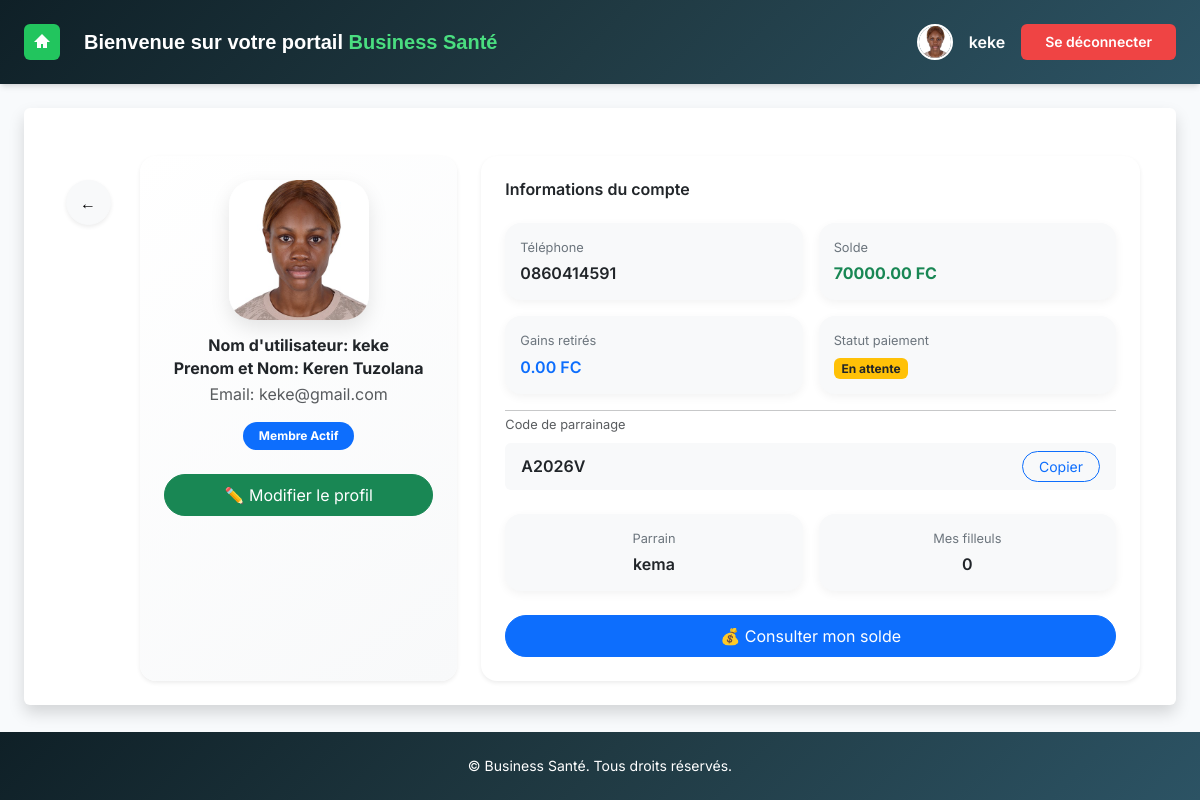
Page /profile/ (signed in) on the committed database.
### core/models.py (models this page shows, shortened)
class CustomUser(AbstractUser):
    parrain = models.ForeignKey('self', on_delete=models.SET_NULL, null=True, blank=True,  related_name="filleul")
    gains = models.DecimalField(max_digits=10, decimal_places=2, default=0.00)
    first_name = models.CharField(max_length=150, null=True, blank=True)
    last_name = models.CharField(max_length=150,null=True, blank=True)
    telephone = models.CharField(max_length=20, blank=True)

class Profil(models.Model):
    utilisateur = models.OneToOneField(
    settings.AUTH_USER_MODEL,
    on_delete=models.CASCADE,
    related_name="profil"
)
    solde = models.DecimalField(max_digits=12, decimal_places=2, default=0)
    gains_retires = models.DecimalField(max_digits=12, decimal_places=2, default=0)
    mon_code = models.CharField(max_length=30, default=0, blank=True)
    parrain_code = models.CharField(max_length=30, blank=True,null=True)
    is_paid = models.BooleanField(default=False)
    date_created = models.DateTimeField(default=timezone.now)
    avatar = models.ImageField(upload_to='avatars/', blank=True, null=True)

### core/views.py (the view)
# urls.py: path('profile/', views.profile, name='profile'),
@login_required
def profile(request):
    user = request.user
    profil, _ = Profil.objects.get_or_create(utilisateur=user)
    nb_filleuls = user.filleul.count()
    filleuls = user.filleul.select_related('profil').all()
    context = {
        'user': user,
        'profil': profil,
        'nb_filleuls': nb_filleuls,
        'filleuls': filleuls,
    }
    return render(request, 'core/profile.html', context)

### core/templates/core/profile.html (shortened to what this page needs)
{% extends 'core/base.html' %}
{% load static %}
{% block content %}
<div class="container-fluid mt-4">
  <div class="row">
    <div class="col-auto px-0">
      <div class="sidebar d-flex flex-column align-items-center py-4">
        <button onclick="window.history.back()"
                class="btn btn-light rounded-circle shadow-sm sidebar-btn">
          ←
        </button>
      </div>
    </div>
    <div class="col">
      <div class="row g-4">
        <div class="col-lg-4">
          <div class="card border-0 shadow-sm rounded-4 h-100 profile-card">
            <div class="card-body text-center p-4">
              <div class="profile-photo-wrapper mx-auto mb-3">
                <img src="{% if profil.avatar %}{{ profil.avatar.url }}{% else %}{% static 'images/avatar.png' %}{% endif %}"
                     alt="Avatar" class="profile-photo">
              </div>
              <h4 class="fw-bold mb-1">Nom d'utilisateur: {{ user.username }}</h4>
              <h4 class="fw-bold mb-1">Prenom et Nom: {{ user.first_name }} {{ user.last_name }}</h4>
              <p class="text-muted mb-3">Email: {{ user.email }}</p>
              <span class="badge bg-primary px-3 py-2 rounded-pill">
                Membre Actif
              </span>
              <div class="mt-4">
                <a href="{% url 'modifier_profile' %}"
                   class="btn btn-success w-100 rounded-pill py-2">
                  ✏️ Modifier le profil
                </a>
              </div>
            </div>
          </div>
        </div>
        <div class="col-lg-8">
          <div class="card border-0 shadow-sm rounded-4 h-100 info-main-card">
            <div class="card-body p-4">
              <h5 class="fw-semibold mb-4">Informations du compte</h5>
              <div class="row g-3 mb-3">
                <div class="col-md-6">
                  <div class="info-card">
                    <small>Téléphone</small>
                    <div class="fw-semibold">{{ user.telephone |default:"—"}}</div>
                  </div>
                </div>
                <div class="col-md-6">
                  <div class="info-card">
                    <small>Solde</small>
                    <div class="fw-bold text-success">{{ profil.solde }} FC</div>
                  </div>
                </div>
                <div class="col-md-6">
                  <div class="info-card">
                    <small>Gains retirés</small>
                    <div class="fw-semibold text-primary">{{ profil.gains_retires }} FC</div>
                  </div>
                </div>
                <div class="col-md-6">
                  <div class="info-card">
                    <small>Statut paiement</small>
                    <div>
                      {% if profil.is_paid %}
                        <span class="badge bg-success">Payé</span>
                      {% else %}
                        <span class="badge bg-warning text-dark">En attente</span>
                      {% endif %}
                    </div>
                  </div>
                </div>
              </div>
              <hr>
              <div class="mb-4">
                <small class="text-muted">Code de parrainage</small>
                <div class="d-flex justify-content-between align-items-center bg-light rounded px-3 py-2 mt-2">
                  <span id="codeParrainage" class="fw-semibold">{{ profil.mon_code|default:"—" }}</span>
                  <button class="btn btn-sm btn-outline-primary rounded-pill px-3"
                          onclick="copyCode()">Copier</button>
                </div>
              </div>
              <div class="row g-3 mb-4">
                <div class="col-md-6">
                  <div class="info-card text-center">
                    <small>Parrain</small>
                    <div class="fw-semibold">{{ user.parrain }}</div>
                  </div>
                </div>
                <div class="col-md-6">
                  <div class="info-card text-center">
                    <small>Mes filleuls</small>
                    <div class="fw-semibold">{{ nb_filleuls }}</div>
                  </div>
                </div>
              </div>
              <a href="{% url 'gains' %}"
                 class="btn btn-primary w-100 rounded-pill py-2">
                💰 Consulter mon solde
              </a>
            </div>
          </div>
        </div>
      </div>
    </div>
  </div>
</div>
{% endblock %}

### core/templates/core/base.html (shortened to what this page needs)
{% load static %}
<!DOCTYPE html>
<html lang="fr">
<head>
  <script src="https://cdn.tailwindcss.com"></script>
  <link href="https://cdn.jsdelivr.net/npm/bootstrap@5.3.0-alpha1/dist/css/bootstrap.min.css" rel="stylesheet">
  <link href="https://cdnjs.cloudflare.com/ajax/libs/font-awesome/5.15.4/css/all.min.css" rel="stylesheet">
  <link href="https://cdn.jsdelivr.net/npm/bootstrap@5.3.0/dist/css/bootstrap.min.css" rel="stylesheet">
</head>
<body class="bg-slate-50 text-gray-900 font-[Inter] min-h-screen flex flex-col">
<header class="flex items-center justify-between px-6 py-4 shadow-md text-white"
style="background: linear-gradient(135deg, #0f2027, #203a43, #2c5364);">
  <div class="flex items-center gap-4">
    <a href="{% url 'home' %}">
      <button class="bg-green-500 p-2 rounded-md text-white hover:bg-green-600 transition">
        <svg class="w-5 h-5 fill-current" viewBox="0 0 20 20">
          <path d="M10 2L2 10h3v6h4v-4h2v4h4v-6h3L10 2z"/>
        </svg>
      </button>
    </a>
    <h1 class="text-lg md:text-xl font-semibold" style="font-family:Verdana, Geneva, Tahoma, sans-serif;">
      Bienvenue sur votre portail <span class="text-green-400">Business Santé</span>
    </h1>
  </div>
  <div class="flex items-center gap-3">
  {% if user.profil.avatar %}
    <img src="{{ user.profil.avatar.url }}"
         class="w-9 h-9 rounded-full border-2 border-white">
  {% endif %}
  <span class="font-semibold">{{ user.username }}</span>
  <form method="post" action="{% url 'logout' %}">
  <button type="submit"
          class="bg-red-500 hover:bg-red-600 px-4 py-2 rounded-md text-sm font-semibold text-white transition">
      Se déconnecter
  </button>
  </form>
</div>
</header>
  <div class="flex flex-1">
    <main class="flex-1 p-6">
      <div class="bg-white p-6 rounded shadow">
        {% block content %}
        {% endblock %}
      </div>
    </main>
  </div>
  <footer class="bg-gray-800 text-white py-4 text-center text-sm mt-auto" style=" background: linear-gradient(135deg, #0f2027, #203a43, #2c5364);">
    &copy; {{ now|date:"Y" }} Business Santé. Tous droits réservés.
  </footer>
</body>
</html>

### core/templates/core/profile.html (style rules this page uses)
.sidebar { width: 80px; }
.sidebar-btn { width: 45px; height: 45px; }
.profile-card { background: linear-gradient(145deg, #ffffff, #f8f9fa); }
.profile-photo-wrapper { width: 140px; height: 140px; border-radius: 25px; overflow: hidden; box-shadow: 0 8px 20px rgba(0,0,0,0.1); }
.profile-photo { width: 100%; height: 100%; object-fit: cover; }
.info-card { background: #f8f9fa; padding: 15px; border-radius: 16px; box-shadow: 0 3px 10px rgba(0,0,0,0.05); transition: all 0.2s ease; }
.info-card small { display: block; color: #6c757d; margin-bottom: 4px; }
.info-main-card { background: #ffffff; }

### rows in the picture
CustomUser: profil.avatar (picture), username "keke", first_name "Keren", last_name "Tuzolana", email "keke@gmail.com", telephone "0860414591", parrain "kema"
Profil: avatar (picture), solde "70000.00", gains_retires "0.00", mon_code "A2026V"

### other values in the picture
{{ nb_filleuls }} "0"
